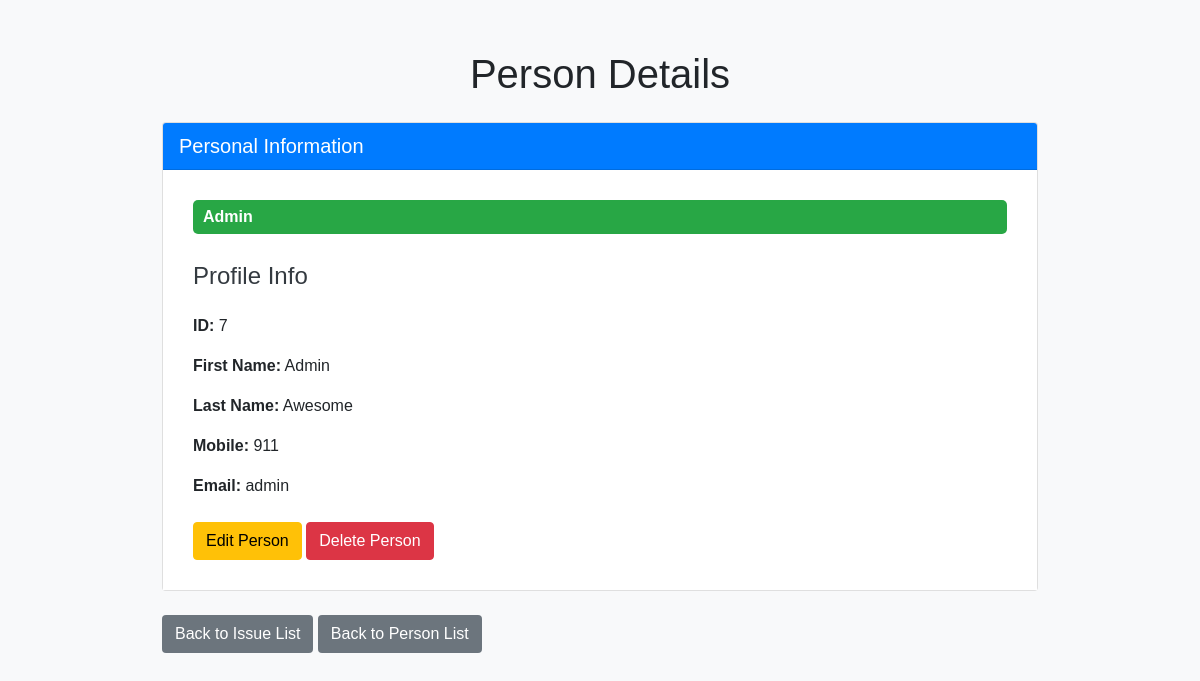
Screenshot of /person.php?id=7 (signed in) with the database file from the repository.
### tables this page shows
CREATE TABLE `iss_persons` (
  `id` int(11) NOT NULL,
  `fname` varchar(255) NOT NULL,
  `lname` varchar(255) NOT NULL,
  `mobile` varchar(255) NOT NULL,
  `email` varchar(255) NOT NULL,
  `pwd_hash` varchar(255) NOT NULL,
  `pwd_salt` varchar(255) NOT NULL,
  `admin` varchar(255) NOT NULL
);

### person.php (the view, shortened to what this page needs)
<?php
include 'config.php';
$user = $_SESSION['user'] ?? null;
if (isset($_GET['id'])) {
    $person_id = $_GET['id'];
    $stmt = $conn->prepare("SELECT * FROM iss_persons WHERE id = ?");
    $stmt->bind_param("i", $person_id);
    $stmt->execute();
    $result = $stmt->get_result();
    $person = $result->fetch_assoc();
} else {
    die("Person ID is required.");
}
?>
<!DOCTYPE html>
<html lang="en">
<head>
    <link href="https://cdn.jsdelivr.net/npm/bootstrap@5.1.3/dist/css/bootstrap.min.css" rel="stylesheet">
</head>
<body>
    <div class="container">
        <h1 class="text-center mb-4">Person Details</h1>
        <div class="card">
            <div class="card-header">
                Personal Information
            </div>
            <div class="card-body">
                <?php if ($person['admin'] == 1): ?>
                    <div class="admin-badge mb-4">
                        <strong>Admin</strong>
                    </div>
                <?php endif; ?>
                <div class="section-title">Profile Info</div>
                <p><strong>ID:</strong> <?php echo $person['id']; ?></p>
                <p><strong>First Name:</strong> <?php echo htmlspecialchars($person['fname']); ?></p>
                <p><strong>Last Name:</strong> <?php echo htmlspecialchars($person['lname']); ?></p>
                <p><strong>Mobile:</strong> <?php echo htmlspecialchars($person['mobile']); ?></p>
                <p><strong>Email:</strong> <?php echo htmlspecialchars($person['email']); ?></p>
                <div class="action-buttons mt-4">
                    <?php if ($user && ($user['admin'] == 1 || $user['id'] == $person['id'])): ?>
                        <button type="button" class="btn btn-warning" data-bs-toggle="modal" data-bs-target="#editPersonModal">Edit Person</button>
                        <a href="person.php?id=<?php echo $person['id']; ?>&delete=<?php echo $person['id']; ?>" class="btn btn-danger" onclick="return confirm('Are you sure you want to delete this person?');">Delete Person</a>
                    <?php endif; ?>
                </div>
            </div>
        </div>
        <div class="mt-4">
            <a href="issue_list.php" class="btn btn-custom">Back to Issue List</a>
            <a href="persons_list.php" class="btn btn-custom">Back to Person List</a>
        </div>
    </div>
</body>
</html>

### person.php (style rules this page uses)
body { background-color: #f8f9fa; font-family: 'Arial', sans-serif; }
.container { max-width: 900px; margin-top: 50px; }
.card-header { background-color: #007bff; color: white; font-size: 1.25rem; }
.card-body { background-color: white; padding: 30px; }
.btn-custom { background-color: #6c757d; color: white; }
.admin-badge { background-color: #28a745; color: white; padding: 5px 10px; border-radius: 5px; font-size: 1rem; }
.section-title { color: #343a40; font-size: 1.5rem; margin-bottom: 20px; }
.action-buttons a { margin-right: 15px; }

### rows the page displays
iss_persons: id "7", fname "Admin", lname "Awesome", mobile "911", email "admin"
